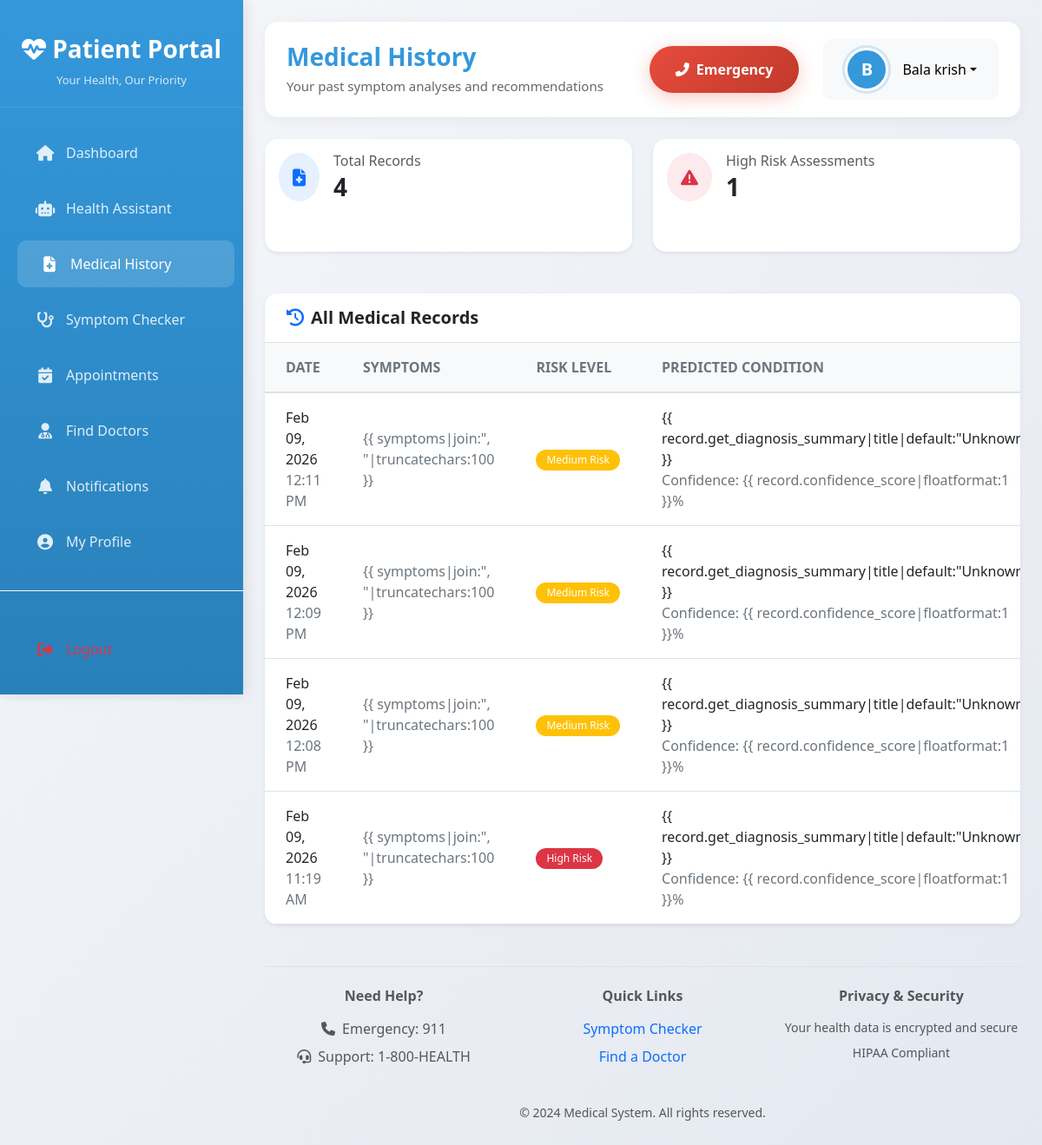
Screenshot of /patient/medical-history/ (signed in) with the database file from the repository.
### core/models.py (models this page shows, shortened)
class User(AbstractUser):
    ROLE_CHOICES = (
        ('admin', 'Admin'),
        ('doctor', 'Doctor'),
        ('researcher', 'Researcher'),
        ('patient', 'Patient'),
    )
    STATUS_CHOICES = (
        ('pending', 'Pending Approval'),
        ('approved', 'Approved'),
        ('rejected', 'Rejected'),
    )
    RISK_LEVEL_CHOICES = (
        ('low', 'Low'),
        ('medium', 'Medium'),
        ('high', 'High'),
        ('critical', 'Critical'),
    )
    role = models.CharField(max_length=20, choices=ROLE_CHOICES, default='patient')
    status = models.CharField(max_length=20, choices=STATUS_CHOICES, default='pending')
    email = models.EmailField(unique=True)
    full_name = models.CharField(max_length=255, blank=True)
    phone_regex = RegexValidator(regex=r'^\+?1?\d{9,15}$',
                                message="Phone number must be entered in the format: '+999999999'. Up to 15 digits allowed.")
    phone = models.CharField(validators=[phone_regex], max_length=17, blank=True)
    address = models.TextField(blank=True)
    date_of_birth = models.DateField(null=True, blank=True)
    profile_picture = models.ImageField(upload_to='profile_pics/', null=True, blank=True)
    specialization = models.CharField(max_length=100, blank=True)  # Doctor
    license_number = models.CharField(max_length=50, blank=True)  # Doctor
    institution = models.CharField(max_length=200, blank=True)  # Researcher
    research_area = models.TextField(blank=True)  # Researcher
    qualifications = models.CharField(max_length=255, blank=True)  # e.g., M.B.B.S, M.D.
    clinic_name = models.CharField(max_length=255, blank=True)
    clinic_address = models.TextField(blank=True)
    signature = models.ImageField(upload_to='signatures/', null=True, blank=True)
    biography = models.TextField(blank=True)
    risk_level = models.CharField(max_length=20, choices=RISK_LEVEL_CHOICES, blank=True)
    ml_confidence_score = models.FloatField(default=0.0)
    last_analysis = models.DateTimeField(null=True, blank=True)
    created_at = models.DateTimeField(auto_now_add=True)
    updated_at = models.DateTimeField(auto_now=True)
    is_verified = models.BooleanField(default=False)
    verification_token = models.UUIDField(default=uuid.uuid4, editable=False)
    class Meta:
        ordering = ['-date_joined']
    def get_full_name(self):
        if self.full_name:
            return self.full_name
        return super().get_full_name()

class MedicalRecord(models.Model):
    patient = models.ForeignKey(User, on_delete=models.CASCADE, related_name='medical_records')
    record_id = models.UUIDField(default=uuid.uuid4, editable=False, unique=True)
    encrypted_data = models.TextField()
    encrypted_symptoms = models.TextField()
    encrypted_diagnosis = models.TextField(blank=True)
    encrypted_treatment = models.TextField(blank=True)
    risk_level = models.CharField(max_length=20, choices=User.RISK_LEVEL_CHOICES, blank=True)
    confidence_score = models.FloatField(default=0.0)
    risk_score = models.FloatField(default=0.0, help_text="Composite risk score from fuzzy logic")
    fuzzy_membership = models.JSONField(default=dict, blank=True,
        help_text="Fuzzy membership values for risk categories")
    analysis_components = models.JSONField(default=dict, blank=True,
        help_text="Component scores used in fuzzy logic calculation")
    symptoms_count = models.IntegerField(default=0)
    severe_symptoms_count = models.IntegerField(default=0)
    patient_age = models.IntegerField(null=True, blank=True)
    past_history_file = models.FileField(upload_to='medical_history/', null=True, blank=True)
    created_by = models.ForeignKey(User, on_delete=models.SET_NULL, null=True,
                                   related_name='created_records')
    created_at = models.DateTimeField(auto_now_add=True)
    updated_at = models.DateTimeField(auto_now=True)
    class Meta:
        ordering = ['-created_at']
        verbose_name = 'Medical Record'
        verbose_name_plural = 'Medical Records'
        indexes = [
            models.Index(fields=['patient', 'created_at']),
            models.Index(fields=['risk_level', 'confidence_score']),
            models.Index(fields=['created_by', 'created_at']),
        ]
    def get_symptoms_list(self):
        from .utils import decrypt_data
        import json
        import ast
        if not self.encrypted_symptoms:
            return []
        try:
            items = decrypt_data(self.encrypted_symptoms)
            if isinstance(items, str) and (items.startswith('{') or items.startswith('[')):
                try:
                    items = json.loads(items)
                except Exception:
                    try:
                        items = ast.literal_eval(items)
                    except Exception:
                        pass
            if isinstance(items, list):
                result = []
                for item in items:
                    if isinstance(item, dict):
                        result.append(item.get('name', item.get('code', str(item))))
                    else:
                        result.append(str(item))
                return result
            elif isinstance(items, dict):
                return [items.get('name', items.get('code', str(items)))]
            return []
        except Exception:
            return []
    def get_risk_level_display(self):
        risk_display = {
            'low': 'Low Risk',
            'medium': 'Medium Risk',
            'high': 'High Risk',
            'critical': 'Critical Risk'
        }
        return risk_display.get(self.risk_level, self.risk_level)

### core/decorators.py (the view)
        def _wrapped_view(request, *args, **kwargs):
            if not request.user.is_authenticated:
                return redirect('login')
            if request.user.is_superuser:
                return view_func(request, *args, **kwargs)
            if isinstance(allowed_roles, str):
                allowed = [allowed_roles]
            else:
                allowed = allowed_roles
            if request.user.role not in allowed and not request.user.is_admin():
                raise PermissionDenied("You don't have permission to access this page.")
            return view_func(request, *args, **kwargs)

### templates/patient/medical_history.html (shortened to what this page needs)
{% extends 'patient_base.html' %}
{% block page_title %}Medical History{% endblock %}
{% block page_subtitle %}Your past symptom analyses and recommendations{% endblock %}
{% block content %}
<div class="row mb-4">
    <div class="col-xl-6 col-md-6 mb-4">
        <div class="card h-100 border-0 shadow-sm">
            <div class="card-body">
                <div class="d-flex align-items-center mb-3">
                    <div class="bg-primary bg-opacity-10 p-3 rounded-circle me-3">
                        <i class="fas fa-file-medical text-primary fa-lg"></i>
                    </div>
                    <div>
                        <h6 class="text-muted mb-1">Total Records</h6>
                        <h3 class="mb-0 fw-bold">{{ total_records|default:"0" }}</h3>
                    </div>
                </div>
            </div>
        </div>
    </div>
    <div class="col-xl-6 col-md-6 mb-4">
        <div class="card h-100 border-0 shadow-sm">
            <div class="card-body">
                <div class="d-flex align-items-center mb-3">
                    <div class="bg-danger bg-opacity-10 p-3 rounded-circle me-3">
                        <i class="fas fa-exclamation-triangle text-danger fa-lg"></i>
                    </div>
                    <div>
                        <h6 class="text-muted mb-1">High Risk Assessments</h6>
                        <h3 class="mb-0 fw-bold">{{ high_risk_records|default:"0" }}</h3>
                    </div>
                </div>
            </div>
        </div>
    </div>
</div>
<div class="card shadow-sm border-0">
    <div class="card-header bg-white py-3 d-flex justify-content-between align-items-center border-bottom">
        <h5 class="mb-0 fw-bold text-dark"><i class="fas fa-history me-2 text-primary"></i>All Medical Records</h5>
    </div>
    <div class="card-body p-0">
        {% if medical_records %}
        <div class="table-responsive">
            <table class="table table-hover align-middle mb-0">
                <thead class="bg-light">
                    <tr>
                        <th class="px-4 py-3 text-uppercase text-secondary text-xxs font-weight-bolder opacity-7">Date
                        </th>
                        <th class="px-4 py-3 text-uppercase text-secondary text-xxs font-weight-bolder opacity-7">
                            Symptoms</th>
                        <th class="px-4 py-3 text-uppercase text-secondary text-xxs font-weight-bolder opacity-7">Risk
                            Level</th>
                        <th class="px-4 py-3 text-uppercase text-secondary text-xxs font-weight-bolder opacity-7">
                            Predicted Condition</th>
                    </tr>
                </thead>
                <tbody>
                    {% for record in medical_records %}
                    <tr>
                        <td class="px-4 py-3">
                            <p class="text-xs font-weight-bold mb-0">{{ record.created_at|date:"M d, Y" }}</p>
                            <p class="text-xs text-secondary mb-0">{{ record.created_at|time:"h:i A" }}</p>
                        </td>
                        <td class="px-4 py-3">
                            {% with symptoms=record.get_symptoms_list %}
                            <p class="text-xs text-secondary mb-0 text-wrap" style="max-width: 300px;">{{
                                symptoms|join:", "|truncatechars:100 }}</p>
                            {% endwith %}
                        </td>
                        <td class="px-4 py-3">
                            <span
                                class="badge rounded-pill {% if record.risk_level == 'critical' or record.risk_level == 'high' %}bg-danger{% elif record.risk_level == 'medium' %}bg-warning{% else %}bg-success{% endif %}">
                                {{ record.get_risk_level_display|default:record.risk_level|title }}
                            </span>
                        </td>
                        <td class="px-4 py-3">
                            <p class="text-xs font-weight-bold mb-0">{{
                                record.get_diagnosis_summary|title|default:"Unknown" }}</p>
                            <p class="text-xs text-secondary mb-0">Confidence: {{ record.confidence_score|floatformat:1
                                }}%</p>
                        </td>
                    </tr>
                    {% endfor %}
                </tbody>
            </table>
        </div>
        {% endif %}
    </div>
</div>
{% endblock %}

### templates/patient_base.html (shortened to what this page needs)
<!DOCTYPE html>
<html lang="en">
<head>
    <link href="https://cdn.jsdelivr.net/npm/bootstrap@5.3.0/dist/css/bootstrap.min.css" rel="stylesheet">
    <link rel="stylesheet" href="https://cdnjs.cloudflare.com/ajax/libs/font-awesome/6.4.0/css/all.min.css">
    <link rel="stylesheet" href="https://cdn.datatables.net/1.13.6/css/dataTables.bootstrap5.min.css">
    <link rel="stylesheet" href="https://cdn.jsdelivr.net/npm/bootstrap-icons@1.10.0/font/bootstrap-icons.css">
</head>
<body>
    <div class="sidebar">
        <div class="sidebar-brand">
            <h3><i class="fas fa-heartbeat"></i> Patient Portal</h3>
            <small>Your Health, Our Priority</small>
        </div>
        <nav class="nav flex-column mt-3">
            <a class="nav-link {% if request.path == '/patient/dashboard/' %}active{% endif %}"
                href="{% url 'patient_dashboard' %}">
                <i class="fas fa-home"></i>
                <span>Dashboard</span>
            </a>
            <a class="nav-link {% if 'chat' in request.path %}active{% endif %}" href="{% url 'patient_chat' %}">
                <i class="fas fa-robot"></i>
                <span>Health Assistant</span>
            </a>
            <a class="nav-link {% if 'medical-history' in request.path %}active{% endif %}"
                href="{% url 'patient_medical_history' %}">
                <i class="fas fa-file-medical"></i>
                <span>Medical History</span>
            </a>
            <a class="nav-link {% if 'symptom-check' in request.path %}active{% endif %}"
                href="{% url 'patient_symptom_check' %}">
                <i class="fas fa-stethoscope"></i>
                <span>Symptom Checker</span>
            </a>
            <a class="nav-link {% if 'appointments' in request.path %}active{% endif %}"
                href="{% url 'patient_appointments' %}">
                <i class="fas fa-calendar-check"></i>
                <span>Appointments</span>
            </a>
            <a class="nav-link {% if 'doctors' in request.path %}active{% endif %}" href="{% url 'patient_doctors' %}">
                <i class="fas fa-user-md"></i>
                <span>Find Doctors</span>
            </a>
            <a class="nav-link {% if 'patient_notifications' in request.path %}active{% endif %}"
                href="{% url 'patient_notifications' %}">
                <i class="fas fa-bell"></i>
                <span>Notifications</span>
            </a>
            <a class="nav-link {% if 'profile' in request.path %}active{% endif %}" href="{% url 'patient_profile' %}">
                <i class="fas fa-user-circle"></i>
                <span>My Profile</span>
            </a>
            <div class="mt-4 pt-4 border-top border-light">
                <a class="nav-link text-danger mt-3" href="{% url 'logout' %}">
                    <i class="fas fa-sign-out-alt"></i>
                    <span>Logout</span>
                </a>
            </div>
        </nav>
    </div>
    <div class="main-content">
        <div class="header">
            <div class="header-title">
                <h1>{% block page_title %}Patient Dashboard{% endblock %}</h1>
                <p>{% block page_subtitle %}Welcome back, {{ user.get_full_name|default:user.username }}{% endblock %}
                </p>
            </div>
            <div class="user-info">
                <button class="btn emergency-btn me-2" onclick="callEmergency()">
                    <i class="fas fa-phone-alt me-2"></i>Emergency
                </button>
                <div class="dropdown">
                    <button class="btn btn-light dropdown-toggle d-flex align-items-center" type="button"
                        data-bs-toggle="dropdown">
                        <div class="user-avatar">
                            {% if user.profile_picture %}
                            <img src="{{ user.profile_picture.url }}"
                                alt="{{ user.get_full_name|default:user.username }}">
                            {% else %}
                            {{ user.get_full_name|default:user.username|slice:":1"|upper }}
                            {% endif %}
                        </div>
                        <span class="ms-3 d-none d-md-inline">{{ user.get_full_name|default:user.username }}</span>
                    </button>
                </div>
            </div>
        </div>
        <div class="fade-in">
            {% block content %}{% endblock %}
        </div>
        <footer class="mt-5 pt-4 border-top text-center text-muted">
            <div class="row">
                <div class="col-md-4 mb-3">
                    <h6 class="fw-bold mb-3">Need Help?</h6>
                    <p class="mb-2"><i class="fas fa-phone me-2"></i>Emergency: 911</p>
                    <p class="mb-2"><i class="fas fa-headset me-2"></i>Support: 1-800-HEALTH</p>
                </div>
                <div class="col-md-4 mb-3">
                    <h6 class="fw-bold mb-3">Quick Links</h6>
                    <p class="mb-2"><a href="{% url 'patient_symptom_check' %}" class="text-decoration-none">Symptom
                            Checker</a></p>
                    <p class="mb-2"><a href="{% url 'patient_doctors' %}" class="text-decoration-none">Find a Doctor</a>
                    </p>
                </div>
                <div class="col-md-4 mb-3">
                    <h6 class="fw-bold mb-3">Privacy & Security</h6>
                    <p class="small mb-2">Your health data is encrypted and secure</p>
                    <p class="small">HIPAA Compliant</p>
                </div>
            </div>
            <p class="mt-3 small">&copy; 2024 Medical System. All rights reserved.</p>
        </footer>
    </div>
</body>
</html>

### rows the page displays
User: get_full_name "B", get_full_name "Bala krish"
MedicalRecord: created_at "Feb 09, 2026", created_at "12:11 PM", risk_level "Medium Risk"
MedicalRecord: created_at "Feb 09, 2026", created_at "12:09 PM", risk_level "Medium Risk"
MedicalRecord: created_at "Feb 09, 2026", created_at "12:08 PM", risk_level "Medium Risk"
MedicalRecord: created_at "Feb 09, 2026", created_at "11:19 AM", risk_level "High Risk"

### other values shown
{{ total_records|default:"0" }} "4"
{{ high_risk_records|default:"0" }} "1"
